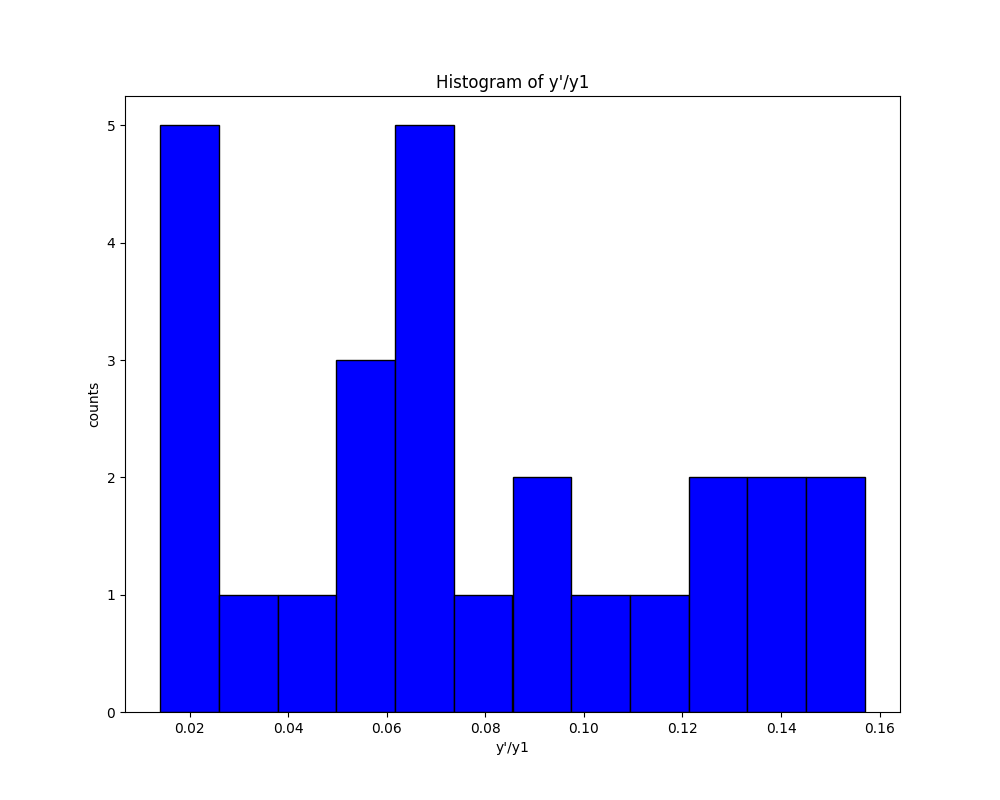

The script that saved this image:
import numpy as np
import matplotlib.pyplot as plt
y = np.loadtxt("y.txt", skiprows=1 , unpack=True)
avg_y = np.average(y)
print("The average y is: %6.3f" % avg_y)
std1_y = np.std(y)
print("The population standard deviation y is: %6.3f" % std1_y)
std2_y = np.std(y, ddof=1)
print("The sample standard deviation y is: %6.3f" % std2_y)
mean = std1_y
sd = std2_y
ratio = y
plt.figure(1, figsize = (10,8))      
plt.hist(ratio, bins=12, color='blue', edgecolor ='black')
plt.title('Histogram of y\'/y1')
plt.xlabel('y\'/y1')
plt.ylabel('counts')
plt.savefig('y.png')
plt.show()
ratio_one_sd = np.logical_and(ratio>=(mean-sd), ratio<=(mean+sd))
ratio_two_sd = np.logical_and(ratio>=(mean-2*sd), ratio<=(mean+2*sd))
fraction1 = len(ratio[~ratio_one_sd])/len(ratio)
fraction2 = len(ratio[~ratio_two_sd])/len(ratio)
print("The fraction of measurements outside the range average +/- ONE \
standard deviation is: {0:.2%}".format(fraction1))
print("The fraction of measurements outside the range average +/- TWO \
standard deviation is: {0:.2%}".format(fraction2))
